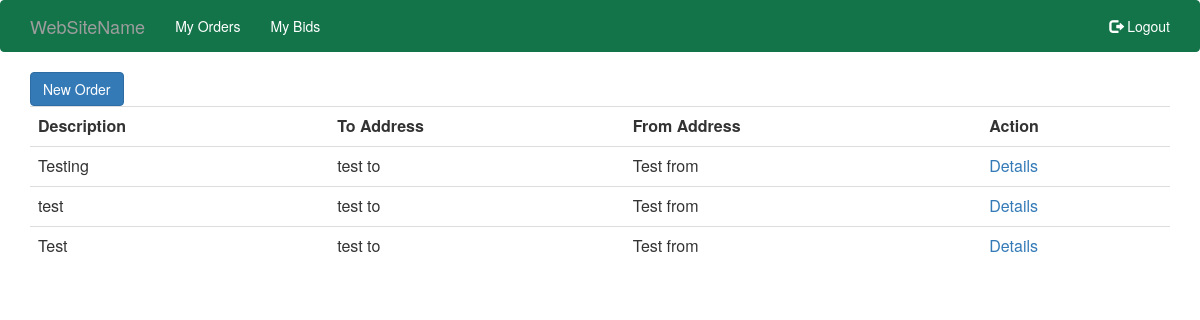
/order/list/ (signed in), run on the app's committed database.
### order/models.py (models this page shows)
class Order(models.Model):
    user = models.ForeignKey(User)
    from_address = models.CharField(max_length=500)
    to_address = models.CharField(max_length=500)
    description = models.TextField()
    def __str__(self):
        return "Deliver from %s to %s." % (self.from_address, self.to_address)

### order/edit_views.py (the view)
# urls.py: url('^order/list/$', login_required(GenericList.as_view(template_name = 'order_list.html', model=Order)), name='order_list'),
class GenericList(ListView):
    def get_queryset(self):
        qs = super(GenericList, self).get_queryset()
        if resolve(self.request.path_info).url_name in  [ 'order_list', 'bid_list' ]:
            print(qs[0].user)
            print(self.request.user)
            qs = qs.filter(user = self.request.user)
            print(qs)
        return qs
    def __init__(self, **kwargs):
        super(GenericList, self).__init__(**kwargs)

### order/templates/order_list.html
{% extends 'base.html' %}
{% block content %}
<a href="{% url 'order_create' %}" class="btn btn-primary">New Order</a>
<table class="table">
    <tr>
        <th>Description</th>
        <th>To Address</th>
        <th>From Address</th>
        <th>Action</th>
    </tr>
    {% for object in object_list %}
        <tr>
            <td>{{object.description}}</td>
            <td>{{object.to_address}}</td>
            <td>{{object.from_address}}</td>
            <td> <a href="{% url 'order_detail' object.pk %}">Details</a> </td>
        </tr>
    {% endfor %}
</table>
{% endblock %}

### data on the page
Order: description "Testing", to_address "test to", from_address "Test from"
Order: description "test", to_address "test to", from_address "Test from"
Order: description "Test", to_address "test to", from_address "Test from"
